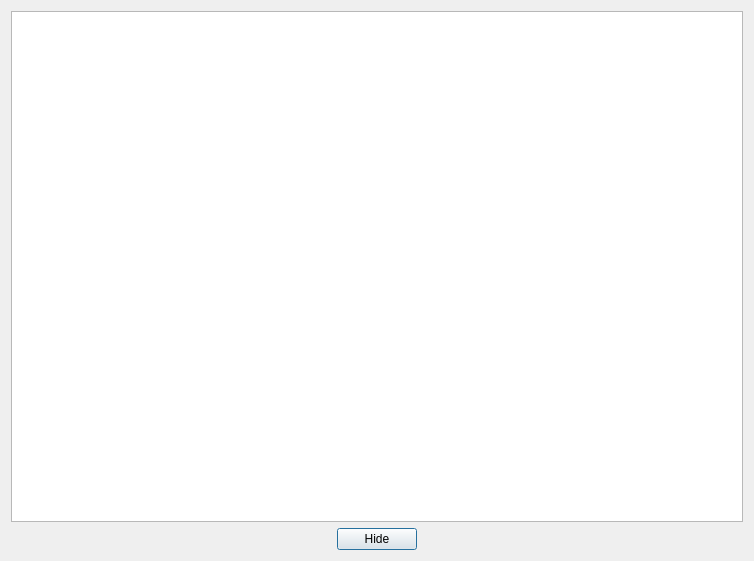
<?xml version="1.0" encoding="UTF-8"?>
<ui version="4.0">
 <class>TextDisplay</class>
 <widget class="QDialog" name="TextDisplay">
  <property name="geometry">
   <rect>
    <x>0</x>
    <y>0</y>
    <width>754</width>
    <height>561</height>
   </rect>
  </property>
  <property name="windowTitle">
   <string>Dialog</string>
  </property>
  <layout class="QVBoxLayout" name="verticalLayout">
   <item>
    <widget class="QPlainTextEdit" name="plainTextEdit"/>
   </item>
   <item>
    <widget class="QWidget" name="widget" native="true">
     <layout class="QHBoxLayout" name="horizontalLayout">
      <property name="margin">
       <number>0</number>
      </property>
      <item>
       <spacer name="horizontalSpacer">
        <property name="orientation">
         <enum>Qt::Horizontal</enum>
        </property>
        <property name="sizeHint" stdset="0">
         <size>
          <width>342</width>
          <height>20</height>
         </size>
        </property>
       </spacer>
      </item>
      <item>
       <widget class="QPushButton" name="pushButton">
        <property name="text">
         <string>Hide</string>
        </property>
       </widget>
      </item>
      <item>
       <spacer name="horizontalSpacer_2">
        <property name="orientation">
         <enum>Qt::Horizontal</enum>
        </property>
        <property name="sizeHint" stdset="0">
         <size>
          <width>342</width>
          <height>20</height>
         </size>
        </property>
       </spacer>
      </item>
     </layout>
    </widget>
   </item>
  </layout>
 </widget>
 <resources/>
 <connections/>
</ui>
